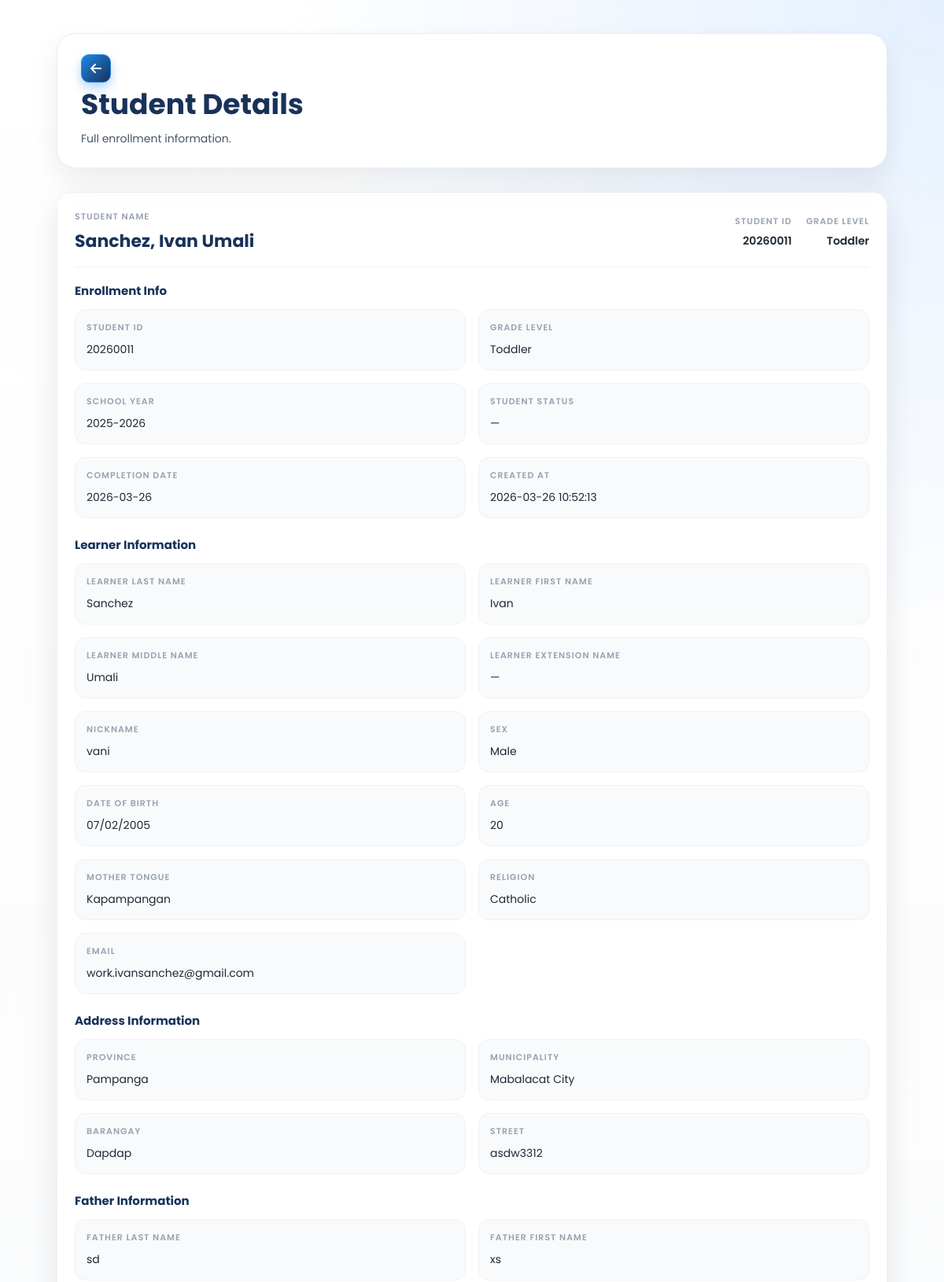
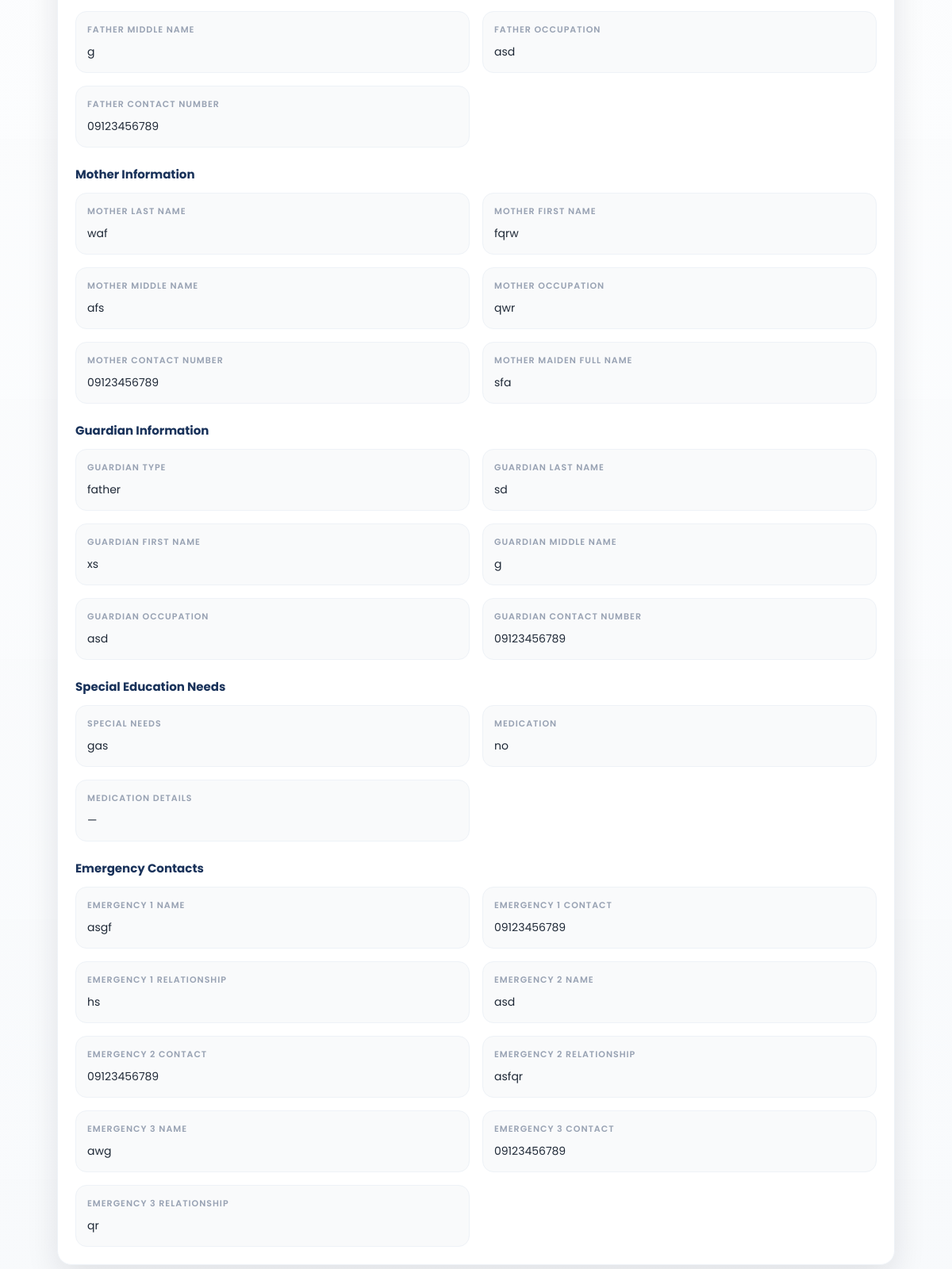
/SmartEnroll/student_view.php?id=49 (signed in), run on the app's committed database (2 pictures, top to bottom).
### tables this page shows
CREATE TABLE `enrollments` (
  `id` int(11) NOT NULL,
  `grade_level` varchar(50) DEFAULT NULL,
  `student_id` varchar(20) DEFAULT NULL,
  `school_year` varchar(20) DEFAULT NULL,
  `student_status` varchar(50) DEFAULT NULL,
  `completion_date` date DEFAULT NULL,
  `learner_lname` varchar(100) DEFAULT NULL,
  `learner_fname` varchar(100) DEFAULT NULL,
  `learner_mname` varchar(100) DEFAULT NULL,
  `learner_ext` varchar(20) DEFAULT NULL,
  `nickname` varchar(100) DEFAULT NULL,
  `sex` varchar(20) DEFAULT NULL,
  `dob` varchar(20) DEFAULT NULL,
  `age` int(11) DEFAULT NULL,
  `mother_tongue` varchar(100) DEFAULT NULL,
  `religion` varchar(100) DEFAULT NULL,
  `email` varchar(150) DEFAULT NULL,
  `province` varchar(100) DEFAULT NULL,
  `municipality` varchar(100) DEFAULT NULL,
  `barangay` varchar(100) DEFAULT NULL,
  `street` varchar(150) DEFAULT NULL,
  `father_lname` varchar(100) DEFAULT NULL,
  `father_fname` varchar(100) DEFAULT NULL,
  `father_mname` varchar(100) DEFAULT NULL,
  `father_occ` varchar(100) DEFAULT NULL,
  `father_contact` varchar(50) DEFAULT NULL,
  `mother_lname` varchar(100) DEFAULT NULL,
  `mother_fname` varchar(100) DEFAULT NULL,
  `mother_mname` varchar(100) DEFAULT NULL,
  `mother_occ` varchar(100) DEFAULT NULL,
  `mother_contact` varchar(50) DEFAULT NULL,
  `mother_maiden` varchar(100) DEFAULT NULL,
  `guardian_type` varchar(50) DEFAULT NULL,
  `guardian_lname` varchar(100) DEFAULT NULL,
  `guardian_fname` varchar(100) DEFAULT NULL,
  `guardian_mname` varchar(100) DEFAULT NULL,
  `guardian_occ` varchar(100) DEFAULT NULL,
  `guardian_contact` varchar(50) DEFAULT NULL,
  `emergency1_name` varchar(150) DEFAULT NULL,
  `emergency1_relationship` varchar(100) DEFAULT NULL,
  `emergency1_contact` varchar(50) DEFAULT NULL,
  `emergency2_name` varchar(150) DEFAULT NULL,
  `emergency2_relationship` varchar(100) DEFAULT NULL,
  `emergency2_contact` varchar(50) DEFAULT NULL,
  `emergency3_name` varchar(150) DEFAULT NULL,
  `emergency3_relationship` varchar(100) DEFAULT NULL,
  `emergency3_contact` varchar(50) DEFAULT NULL,
  `special_needs` text DEFAULT NULL,
  `medication` varchar(10) DEFAULT NULL,
  `medication_details` text DEFAULT NULL,
  `created_at` timestamp NOT NULL DEFAULT current_timestamp()
);

### SmartEnroll/enrollment_fields.php (called while the page is built, shortened)
<?php
function smartenroll_enrollment_base_sections(): array
{
    return [
        'Enrollment Info' => [
            'student_id', 'grade_level', 'school_year', 'student_status', 'completion_date', 'created_at',
        ],
        'Learner Information' => [
            'learner_lname', 'learner_fname', 'learner_mname', 'learner_ext', 'nickname', 'sex', 'dob', 'age',
            'mother_tongue', 'religion', 'email',
        ],
        'Address Information' => [
            'province', 'municipality', 'barangay', 'street',
        ],
        'Father Information' => [
            'father_lname', 'father_fname', 'father_mname', 'father_occ', 'father_contact',
        ],
        'Mother Information' => [
            'mother_lname', 'mother_fname', 'mother_mname', 'mother_occ', 'mother_contact', 'mother_maiden',
        ],
        'Guardian Information' => [
            'guardian_type', 'guardian_lname', 'guardian_fname', 'guardian_mname', 'guardian_occ', 'guardian_contact',
        ],
        'Special Education Needs' => [
            'special_needs', 'medication', 'medication_details',
        ],
        'Emergency Contacts' => [
            'emergency1_name', 'emergency1_contact', 'emergency1_relationship',
            'emergency2_name', 'emergency2_contact', 'emergency2_relationship',
            'emergency3_name', 'emergency3_contact', 'emergency3_relationship',
        ],
    ];
}
function smartenroll_field_labelize(string $key, array $customFieldMap = []): string
{
    $map = [
        'student_id' => 'Student ID',
        'school_year' => 'School Year',
        'student_status' => 'Student Status',
        'completion_date' => 'Completion Date',
        'created_at' => 'Created At',
        'learner_lname' => 'Learner Last Name',
        'learner_fname' => 'Learner First Name',
        'learner_mname' => 'Learner Middle Name',
        'learner_ext' => 'Learner Extension Name',
        'father_lname' => 'Father Last Name',
        'father_fname' => 'Father First Name',
        'father_mname' => 'Father Middle Name',
        'mother_lname' => 'Mother Last Name',
        'mother_fname' => 'Mother First Name',
        'mother_mname' => 'Mother Middle Name',
        'guardian_lname' => 'Guardian Last Name',
        'guardian_fname' => 'Guardian First Name',
        'guardian_mname' => 'Guardian Middle Name',
        'mother_maiden' => 'Mother Maiden Full Name',
        'father_occ' => 'Father Occupation',
        'mother_occ' => 'Mother Occupation',
        'guardian_occ' => 'Guardian Occupation',
        'guardian_contact' => 'Guardian Contact Number',
        'father_contact' => 'Father Contact Number',
        'mother_contact' => 'Mother Contact Number',
        'emergency1_name' => 'Emergency 1 Name',
        'emergency1_contact' => 'Emergency 1 Contact',
        'emergency1_relationship' => 'Emergency 1 Relationship',
        'emergency2_name' => 'Emergency 2 Name',
        'emergency2_contact' => 'Emergency 2 Contact',
        'emergency2_relationship' => 'Emergency 2 Relationship',
        'emergency3_name' => 'Emergency 3 Name',
        'emergency3_contact' => 'Emergency 3 Contact',
        'emergency3_relationship' => 'Emergency 3 Relationship',
        'dob' => 'Date of Birth',
    ];
    if (isset($map[$key])) {
        return $map[$key];
    }
    $key = str_replace('_', ' ', $key);
    $key = preg_replace('/\s+/', ' ', $key);
    return ucwords(trim((string)$key));
}
function smartenroll_custom_field_connection(?mysqli $conn, bool &$ownsConnection): mysqli
{
    if ($conn instanceof mysqli) {
        return $conn;
    }
    $ownsConnection = true;
    $db = new mysqli('127.0.0.1', 'root', '', 'smartenroll');
    $db->set_charset('utf8mb4');
    return $db;
}
function smartenroll_builtin_field_rows(?mysqli $conn = null, bool $includeInactive = true): array
{
    $overrides = smartenroll_get_field_label_overrides($conn);
    $rows = [];
    foreach (smartenroll_enrollment_base_sections() as $sectionName => $fields) {
        foreach ($fields as $fieldKey) {
            $fieldKey = (string)$fieldKey;
            $override = $overrides[$fieldKey] ?? null;
            $isActive = (int)($override['is_active'] ?? 1) === 1;
            $rows[] = [
                'field_key' => $fieldKey,
                'field_label' => (string)($override['field_label'] ?? smartenroll_field_labelize($fieldKey)),
                'section_name' => (string)$sectionName,
                'is_active' => $isActive ? 1 : 0,
            ];
        }
    }
    return $rows;
}
function smartenroll_ensure_field_label_overrides_table(mysqli $conn): void
{
    $conn->query(
        "CREATE TABLE IF NOT EXISTS enrollment_field_label_overrides (
            id INT NOT NULL AUTO_INCREMENT PRIMARY KEY,
            field_key VARCHAR(150) NOT NULL,
            field_label VARCHAR(150) NOT NULL,
            section_name VARCHAR(150) NOT NULL,
            is_active TINYINT(1) NOT NULL DEFAULT 1,
            updated_at TIMESTAMP NOT NULL DEFAULT CURRENT_TIMESTAMP ON UPDATE CURRENT_TIMESTAMP,
            UNIQUE KEY uniq_field_key (field_key)
        ) ENGINE=InnoDB DEFAULT CHARSET=utf8mb4 COLLATE=utf8mb4_general_ci"
    );
    $colCheck = $conn->query("SHOW COLUMNS FROM enrollment_field_label_overrides LIKE 'is_active'");
}
function smartenroll_get_field_label_overrides(?mysqli $conn = null): array
{
    $ownsConnection = false;
    $db = smartenroll_custom_field_connection($conn, $ownsConnection);
    try {
        smartenroll_ensure_field_label_overrides_table($db);
        $rows = [];
        $result = $db->query(
            "SELECT field_key, field_label, section_name, is_active
             FROM enrollment_field_label_overrides
             ORDER BY section_name ASC, field_key ASC"
        );
        return $rows;
    } finally {
        if ($ownsConnection) {
            $db->close();
        }
    }
}
function smartenroll_get_custom_fields(?mysqli $conn = null, bool $activeOnly = true): array
{
    $ownsConnection = false;
    $db = smartenroll_custom_field_connection($conn, $ownsConnection);
    try {
        $rows = [];
        $sql = "SELECT id, field_key, field_label, section_name, input_type, field_options, sort_order, is_active
                FROM enrollment_custom_fields";
        if ($activeOnly) {
            $sql .= " WHERE is_active = 1";
        }
        $sql .= " ORDER BY section_name ASC, sort_order ASC, id ASC";
        $result = $db->query($sql);
        return $rows;
    } finally {
        if ($ownsConnection) {
            $db->close();
        }
    }
}
function smartenroll_get_custom_field_keys(?mysqli $conn = null, bool $activeOnly = false): array
{
    $keys = [];
    foreach (smartenroll_get_custom_fields($conn, $activeOnly) as $field) {
        $keys[] = (string)$field['field_key'];
    }
    return $keys;
}
function smartenroll_custom_fields_by_section(?mysqli $conn = null): array
{
    $grouped = [];
    foreach (smartenroll_get_custom_fields($conn, true) as $field) {
        $section = (string)$field['section_name'];
        if (!isset($grouped[$section])) {
            $grouped[$section] = [];
        }
        $grouped[$section][] = $field;
    }
    return $grouped;
}
function smartenroll_build_sections(array $columns, ?mysqli $conn = null, array $omitFields = []): array
{
    $sections = smartenroll_enrollment_base_sections();
    $customFieldsBySection = smartenroll_custom_fields_by_section($conn);
    $knownCustomKeys = smartenroll_get_custom_field_keys($conn, false);
    $builtinFieldMap = [];
    foreach (smartenroll_builtin_field_rows($conn, true) as $fieldRow) {
        $builtinFieldMap[(string)$fieldRow['field_key']] = $fieldRow;
    }
    foreach ($sections as $sectionName => $fields) {
        $sections[$sectionName] = array_values(array_filter(
            $fields,
            static function (string $field) use ($builtinFieldMap): bool {
                return (int)($builtinFieldMap[$field]['is_active'] ?? 1) === 1;
            }
        ));
    }
    $mapped = ['id'];
    foreach ($sections as $fields) {
        foreach ($fields as $field) {
            $mapped[] = $field;
        }
    }
    $extras = [];
    return $sections;
}

### SmartEnroll/student_view.php (the view, shortened to what this page needs)
<?php
require_once __DIR__ . '/enrollment_fields.php';
$student = null;
$columns = [];
$error = '';
try {
    $conn = new mysqli('127.0.0.1', 'root', '', 'smartenroll');
    $conn->set_charset('utf8mb4');
    $id = isset($_GET['id']) ? (int)$_GET['id'] : 0;
    $colRes = $conn->query("SHOW COLUMNS FROM `enrollments`");
    while ($row = $colRes->fetch_assoc()) {
        $columns[] = $row['Field'];
    }
    $stmt = $conn->prepare("SELECT * FROM `enrollments` WHERE `id` = ? LIMIT 1");
    $stmt->bind_param('i', $id);
    $stmt->execute();
    $result = $stmt->get_result();
    $student = $result->fetch_assoc();
} catch (Throwable $e) {
    $error = $e->getMessage();
}
function labelize(string $key): string
{
    return smartenroll_field_labelize($key, $GLOBALS['smartenroll_custom_field_map'] ?? []);
}
?>
<!DOCTYPE html>
<html lang="en">
<head>
    <link rel="stylesheet" href="css/style.css">
    <link rel="stylesheet" href="css/student_view.css">
    <link rel="stylesheet" href="https://cdnjs.cloudflare.com/ajax/libs/font-awesome/6.5.0/css/all.min.css">
</head>
<body class="dashboard-page dashboard-white-page">
<main class="dashboard-main">
    <div class="dashboard-header student-header">
        <div class="student-header-left">
            <a href="student_list.php" class="dashboard-link back-left">
                <i class="fa-solid fa-arrow-left"></i>
            </a>
            <div class="student-header-title">
                <h1>Student Details</h1>
                <p>Full enrollment information.</p>
            </div>
        </div>
    </div>
    <div class="student-detail-card">
        <?php if ($error): ?>
            <div class="student-error">
                <strong>Unable to load student.</strong>
                <p><?php echo htmlspecialchars($error); ?></p>
            </div>
        <?php else: ?>
            <?php
                $fullName = trim(
                    ($student['learner_lname'] ?? '') . ', ' .
                    ($student['learner_fname'] ?? '') . ' ' .
                    ($student['learner_mname'] ?? '')
                );
                $fullName = trim(preg_replace('/\s+/', ' ', $fullName), " ,");
                $studentId = $student['student_id'] ?? '';
                $gradeLevel = $student['grade_level'] ?? '';
            ?>
            <div class="student-summary">
                <div>
                    <span class="summary-label">Student Name</span>
                    <h2 class="summary-name"><?php echo htmlspecialchars($fullName !== '' ? $fullName : 'Student'); ?></h2>
                </div>
                <div class="summary-meta">
                    <div>
                        <span class="summary-label">Student ID</span>
                        <span class="summary-value"><?php echo htmlspecialchars($studentId !== '' ? $studentId : '—'); ?></span>
                    </div>
                    <div>
                        <span class="summary-label">Grade Level</span>
                        <span class="summary-value"><?php echo htmlspecialchars($gradeLevel !== '' ? $gradeLevel : '—'); ?></span>
                    </div>
                </div>
            </div>
            <?php
                $sectionMap = smartenroll_build_sections($columns);
            ?>
            <?php foreach ($sectionMap as $sectionTitle => $fields): ?>
                <div class="detail-section">
                    <h3 class="detail-section-title"><?php echo htmlspecialchars($sectionTitle); ?></h3>
                    <div class="student-detail-grid">
                        <?php foreach ($fields as $col): ?>
                            <div class="detail-item">
                                <span class="detail-label"><?php echo htmlspecialchars(labelize($col)); ?></span>
                                <?php $val = trim((string)($student[$col] ?? '')); ?>
                                <span class="detail-value"><?php echo htmlspecialchars($val !== '' ? $val : '—'); ?></span>
                            </div>
                        <?php endforeach; ?>
                    </div>
                </div>
            <?php endforeach; ?>
        <?php endif; ?>
    </div>
</main>
</body>
</html>

### data on the page
enrollments: learner_lname+learner_fname+learner_mname "Sanchez, Ivan Umali", student "20260011", grade_level "Toddler", school_year "2025-2026", student_status "—", completion_date "2026-03-26", created_at "2026-03-26 10:52:13", learner_lname "Sanchez", learner_fname "Ivan", learner_mname "Umali", learner_ext "—", nickname "vani", sex "Male", dob "07/02/2005", age "20", mother_tongue "Kapampangan", religion "Catholic", email "work.ivansanchez@gmail.com", province "Pampanga", municipality "Mabalacat City", barangay "Dapdap", street "asdw3312", father_lname "sd", father_fname "xs", father_mname "g", father_occ "asd", father_contact "09123456789", mother_lname "waf", mother_fname "fqrw", mother_mname "afs", mother_occ "qwr", mother_contact "09123456789", mother_maiden "sfa", guardian_type "father", guardian_lname "sd", guardian_fname "xs", guardian_mname "g", guardian_occ "asd", guardian_contact "09123456789", special_needs "gas", medication "no", medication_details "—", emergency1_name "asgf", emergency1_contact "09123456789", emergency1_relationship "hs", emergency2_name "asd", emergency2_contact "09123456789", emergency2_relationship "asfqr", emergency3_name "awg", emergency3_contact "09123456789", emergency3_relationship "qr"

### other printed values
$sectionTitle "Enrollment Info"
labelize($col) "STUDENT ID"
labelize($col) "GRADE LEVEL"
labelize($col) "SCHOOL YEAR"
labelize($col) "STUDENT STATUS"
labelize($col) "COMPLETION DATE"
labelize($col) "CREATED AT"
$sectionTitle "Learner Information"
labelize($col) "LEARNER LAST NAME"
labelize($col) "LEARNER FIRST NAME"
labelize($col) "LEARNER MIDDLE NAME"
labelize($col) "LEARNER EXTENSION NAME"
labelize($col) "NICKNAME"
labelize($col) "SEX"
labelize($col) "DATE OF BIRTH"
